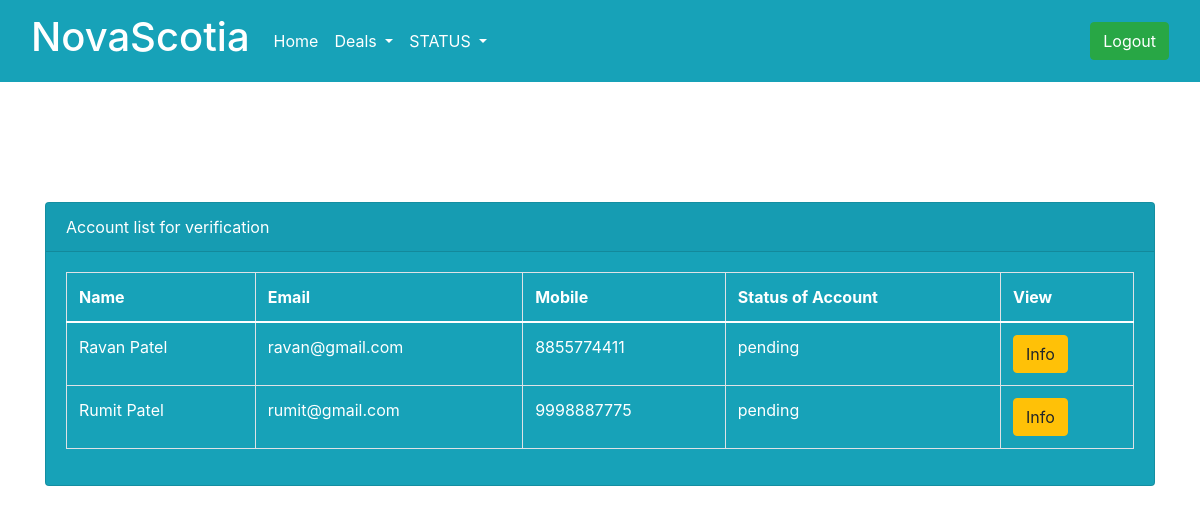
The app's page /account_status/ (signed in) with its own data.
### Account/models.py (models this page shows)
class account_detail(models.Model):
    date = models.DateField(auto_now=True)
    Aname= models.CharField(max_length=200)
    Fname = models.CharField(max_length=200)
    Mname = models.CharField(max_length=200)
    Address = models.CharField(max_length=200)
    state = models.CharField(max_length=200)
    city = models.CharField(max_length=200)
    pincode = models.IntegerField()
    email = models.EmailField(primary_key=True, unique=True,)
    dob = models.CharField(max_length=200)
    mob = models.IntegerField()
    aadhar = models.IntegerField(unique=True)
    pancard = models.CharField(max_length=200,unique=True)
    account_type = models.CharField(max_length=200)
    Applicants_image = models.ImageField(upload_to='files/')
    aadhar_image = models.ImageField(upload_to='files/')
    pan_image = models.ImageField(upload_to='files/')
    Sign = models.ImageField(upload_to='files/')
    account_approve = models.CharField(max_length=20,default='pending')
    def __str__(self):
        return self.email

### NovaScotia/views.py (the view)
# urls.py: path('account_status/', views.Account_status, name='Account_status'),
def Account_status(request):
    if request.session.has_key('email'):
        z = account_detail.objects.all().filter(account_approve='pending')
        print(z)
        return render(request, 'account_status.html', {'z': z})
    else:
        return redirect('/login_admin/')

### NovaScotia/templates/account_status.html
{%extends 'base1.html'%}
{%load static%}
{%block data%}
<div class="container">
        <br><br><br><br><br>
        <div class="card bg-info text-white">
            <div class="card-header text-white">
                Account list for verification
            </div>
            <div class="card-body">
                <table class="table table-bordered text-white">
                    <thead>
                        <tr>
                            <th>Name</th>
                            <th>Email</th>
                            <th>Mobile</th>
                            <th>Status of Account</th>
                            <th>View</th>
                        </tr>
                    </thead>
                    <tbody>
                        {% for i in z%}
                        <tr>
                            <td>{{i.Aname}}</td>
                            <td>{{i.email}}</td>
                            <td>{{i.mob}}</td>
                            <td>{{i.account_approve}}</td>
                            <td><a href="{% url 'NovaScotia:view' i.email %}"><button type="button"
                                        class="btn btn-warning">Info</button></a></td>
                        </tr>
                        {%endfor%}
                    </tbody>
                </table>
            </div>
{%endblock%}

### records on screen
account_detail: Aname "Ravan Patel", email "ravan@gmail.com", mob "8855774411", account_approve "pending"
account_detail: Aname "Rumit Patel", email "rumit@gmail.com", mob "9998887775", account_approve "pending"
